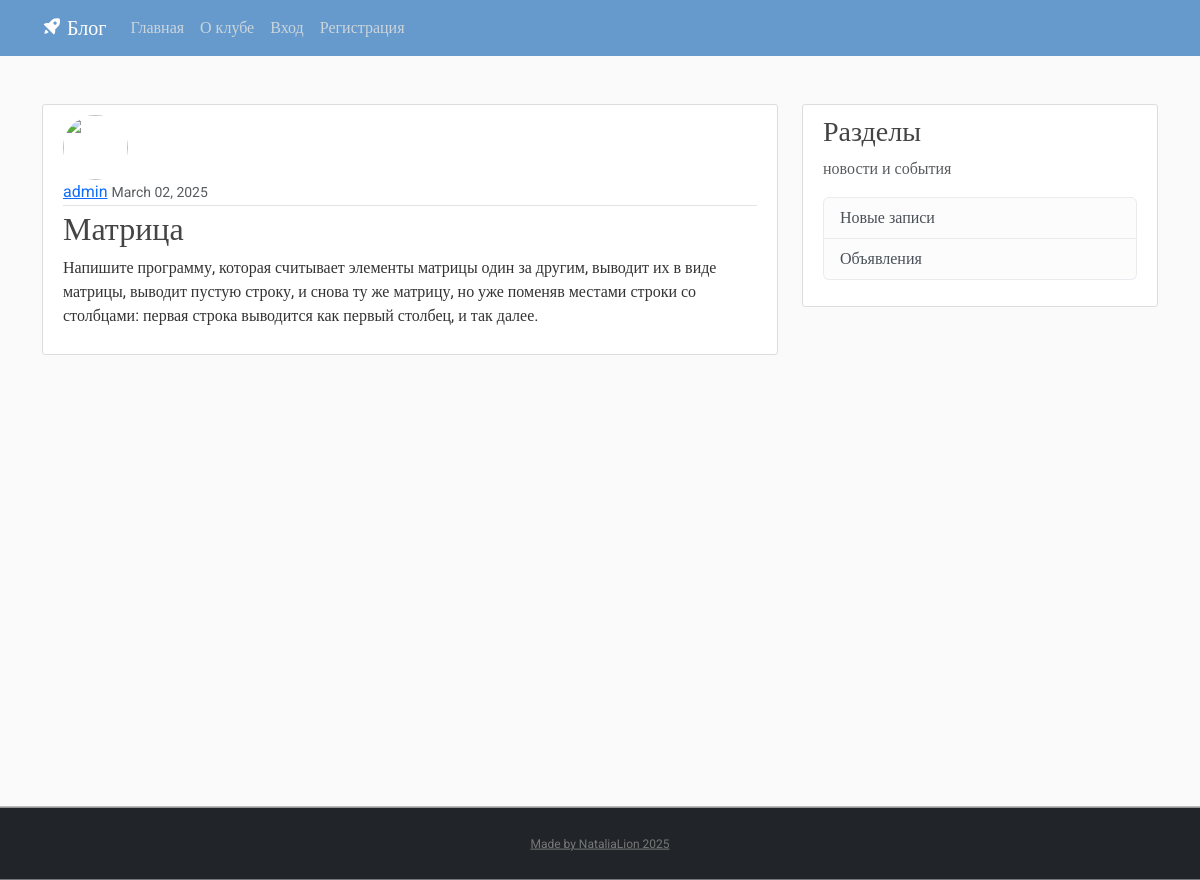
The app's page /post/1/ with its own data.
### blog/models.py (models this page shows, shortened)
class Post(models.Model):
    title = models.CharField(max_length=100)
    content = models.TextField()
    date_posted = models.DateTimeField(default=timezone.now)
    author = models.ForeignKey(User, on_delete=models.CASCADE)

### blog/views.py (the view)
# urls.py: path('post/<int:pk>/', PostDetailView.as_view(), name='post-detail'),
class PostDetailView(DetailView):
    model = Post

### blog/templates/blog/post_detail.html (shortened to what this page needs)
{% extends "blog/base.html" %}
{% block content %}
  <article class="media content-section">
    <img class="rounded-circle article-img" src="{{ object.author.profile.image.url }}">
    <div class="media-body">
      <div class="article-metadata">
        <a class="mr-2" href="{% url 'user-posts' object.author.username %}">{{ object.author }}</a>
        <small class="text-muted">{{ object.date_posted|date:"F d, Y" }}</small>
      </div>
      <h2 class="article-title">{{ object.title }}</h2>
      <p class="article-content">{{ object.content }}</p>
    </div>
  </article>
{% endblock content %}

### blog/templates/blog/base.html (shortened to what this page needs)
﻿{% load static %}
<!DOCTYPE html>
<html>
<head>
    <link href="https://cdn.jsdelivr.net/npm/bootstrap@5.3.3/dist/css/bootstrap.min.css" rel="stylesheet">
    <link rel="stylesheet" type="text/css" href="{% static 'blog/main.css' %}">
    <link href='https://unpkg.com/boxicons@2.1.2/css/boxicons.min.css' rel='stylesheet'>
</head>
<body>
    <header class="site-header">
      <nav class="navbar navbar-expand-md navbar-dark bg-blue fixed-top">
        <div class="container">
          <a class="navbar-brand mr-4" href="{% url 'blog-home' %}"><i class='bx bxs-rocket bx-tada-hover'></i> Блог</a>
          <div class="collapse navbar-collapse" id="navbarToggle">
            <div class="navbar-nav mr-auto">
              <a class="nav-item nav-link " href="{% url 'blog-home' %}">Главная</a>
              <a class="nav-item nav-link" href="{% url 'blog-about' %}">О клубе</a>
            </div>
            <div class="navbar-nav">
              {% if user.is_authenticated %}
                <a class="nav-item nav-link" href="{% url 'post-create' %}">Новая запись</a>
                <a class="nav-item nav-link" href="{% url 'profile' %}">Профиль</a>
                <a class="nav-item nav-link" href="{% url 'logout' %}">Выход</a>
              {% else %}
                <a class="nav-item nav-link" href="{% url 'login' %}">Вход</a>
                <a class="nav-item nav-link" href="{% url 'register' %}">Регистрация</a>
              {% endif %}
            </div>
          </div>
        </div>
      </nav>
    </header>
    <main role="main" class="container">
      <div class="row">
        <div class="col-md-8">
          {% block content %}{% endblock %}
        </div>
        <div class="col-md-4">
          <div class="content-section">
            <h3>Разделы</h3>
            <p class='text-muted'>новости и события
              <ul class="list-group">
                <li class="list-group-item list-group-item-light">Новые записи</li>
                <li class="list-group-item list-group-item-light">Объявления</li>
              </ul>
            </p>
          </div>
        </div>
      </div>
    </main>
    <footer class="text-center bg-dark">
      <p><a href="{% url 'blog-home' %}">Made by NataliaLion 2025</a></p>
    </footer>
</body>
</html>

### blog/static/blog/main.css (style rules this page uses)
﻿body, html { width:100%; height:100% }
body { margin:0; padding:0; background: #fafafa; color: #333333; margin-top: 5rem; font-family:Roboto; }
h1, h2, h3, h4, h5, h6 { color: #444444; }
ul { margin: 0; }
.bg-blue { background-color: #6699cc; }
.site-header .navbar-nav .nav-link { color: #cbd5db; }
.content-section { background: #ffffff; padding: 10px 20px; border: 1px solid #dddddd; border-radius: 3px; margin-bottom: 20px; }
.article-title { color: #444444; }
.article-content { white-space: pre-line; }
.article-img { height: 65px; width: 65px; margin-right: 16px; }
.article-metadata { padding-bottom: 1px; margin-bottom: 4px; border-bottom: 1px solid #e3e3e3 }
footer { position: sticky!important; top: 100%; padding-top:25px; padding-bottom:25px; border-top:1px solid #ddd; }
footer p { margin:2px; text-align:center; padding:0 40px; color:#fff; font-size:12px; }
footer a { color:#777 }

### records on screen
Post: author "admin", date_posted "March 02, 2025", title "Матрица", content "Напишите программу, которая считывает элементы матрицы один за другим, выводит их в виде матрицы, выводит пустую строку, и снова ту же матрицу, но уже поменяв местами строки со столбцами: первая строка выводится как первый столбец, и так далее."
